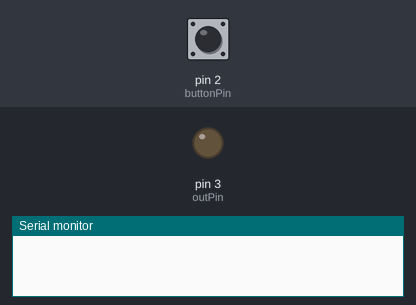
Bench run of a sketch on a simulated Arduino Uno, built with avr-gcc and run on an emulated ATmega328P. Parts: output pins drawn as LEDs (lit = HIGH), the last lines printed to the serial monitor. Dashed ring = blinking. The test bench sets the inputs (shaded band); at power-on: pin 2 (buttonPin) HIGH.

Above: at 1.2 s.
1.3 s: pin 2 (buttonPin) pulled LOW for 0.15 s
At 1.7 s:
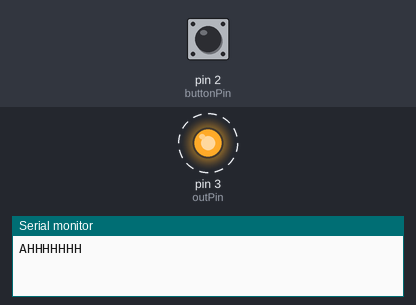
4.4 s: pin 2 (buttonPin) pulled LOW for 1 s
At 5.3 s:
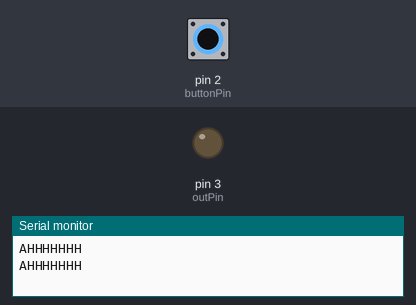
6.9 s: pin 2 (buttonPin) pulled LOW for 3.2 s
At 7.3 s:
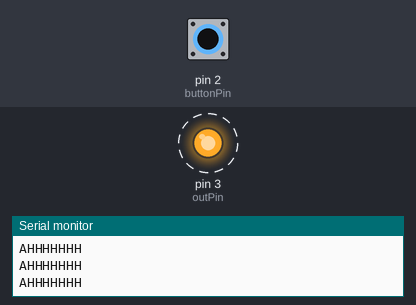
Timing chart, 0 to 17.6 s (numbered marks = the images above; inputs shaded):
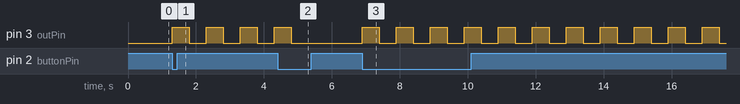

Measured:
- after the input at 1.3 s, pin 3 (outPin): alternates HIGH for 0.50 s and LOW for 0.50 s, starting at once
- after the input at 4.4 s, pin 3 (outPin): goes on until 4.8 s, then stays LOW
- after the input at 6.9 s, pin 3 (outPin): alternates HIGH for 0.50 s and LOW for 0.50 s, starting at once

The sketch:

LED-Blinklicht.ino
```cpp
const int buttonPin = 2;  //d2
const int outPin = 3;     //d3


void setup() {
  // initialize the button pin as a input:
  pinMode(buttonPin, INPUT_PULLUP);
  // initialize the LED as an output:
  pinMode(outPin, OUTPUT);

  attachInterrupt(digitalPinToInterrupt(buttonPin), tasterUnterbricht, FALLING);
  Serial.begin(9600);

}
bool activate = false;
void loop() {
  if (!activate) return;
  digitalWrite(outPin, HIGH);
  delay(500);
  digitalWrite(outPin, LOW);
  delay(500);

}

void tasterUnterbricht() {
  Serial.println("AHHHHHHH");
  activate = !activate;
}
```
